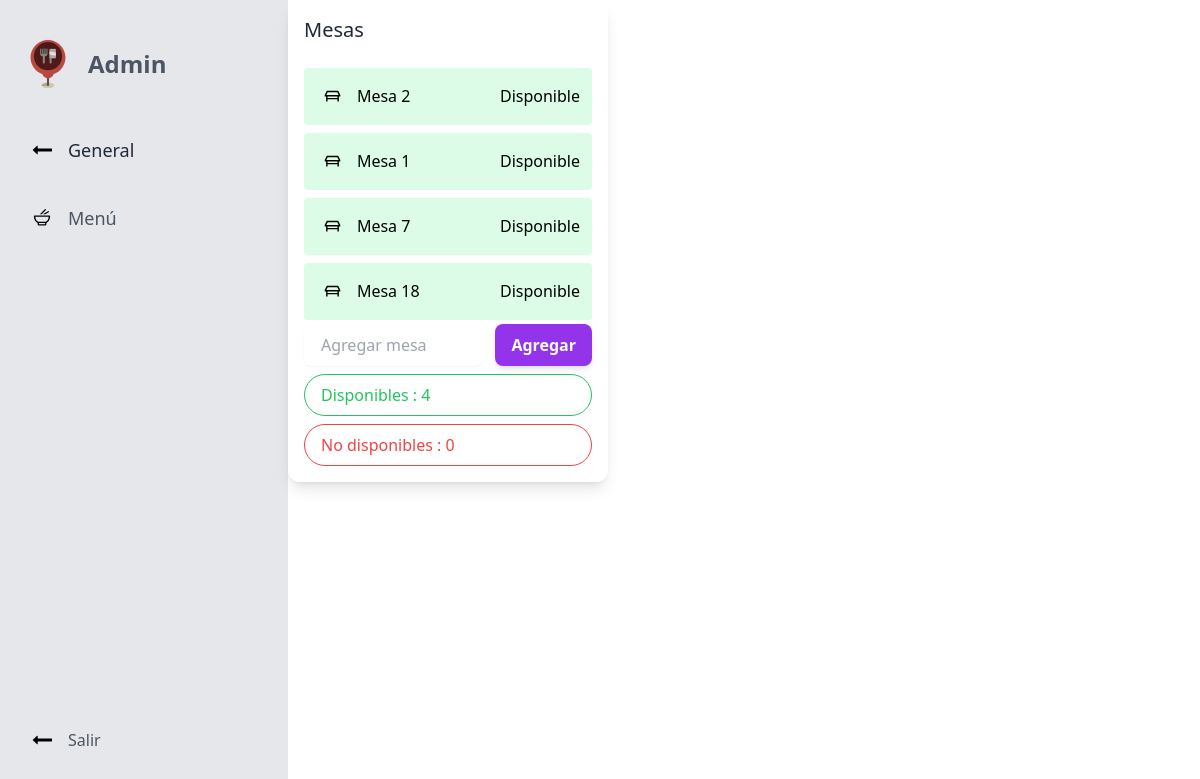
Page /src/admin/mesas.php (signed in) on the committed database.
### tables this page shows
CREATE TABLE `mesas` (
  `id` int NOT NULL,
  `mesa` varchar(255) NOT NULL,
  `disponible` varchar(100) NOT NULL DEFAULT 'true'
);

### src/admin/mesas.php (the view, shortened to what this page needs)
<?php
require_once '../config/db_conexion.php';
?>
<!DOCTYPE html>
<html lang="es">
<head>
    <link rel="stylesheet" href="../css/output.css">
</head>
<body>
    <div class="relative ">
        <div class="flex   sm:flex-row ">
            <div class="h-screen bg-gray-200  w-72">
                <div class="flex items-center justify-start mx-6 mt-10">
                    <img class="w-12" src="../assets/svg/restaurant-svgrepo-com.svg">
                    <span class="text-gray-600  ml-4 text-2xl font-bold">
                        Admin
                    </span>
                </div>
                <nav class="mt-10 px-6 ">
                    <a class="hover:text-gray-800 hover:bg-gray-100 flex items-center p-2 my-6 transition-colors  duration-200  text-gray-800  rounded-lg  " href="../php/dashboard.php">
                        <div>
                            <img src="../assets/svg/flecha-izquierda.svg">
                        </div>
                        <span class="mx-4 text-lg ">
                            General
                        </span>
                    </a>
                    <a class="hover:text-gray-800 hover:bg-gray-100 flex items-center p-2 my-6 transition-colors  duration-200  text-gray-600  rounded-lg " href="./menu.php">
                        <div>
                            <img src="../assets/svg/bowl-svgrepo-com.svg">
                        </div>
                        <span class="mx-4 text-lg ">
                            Menú
                        </span>
                    </a>
                </nav>
                <div class="absolute bottom-0 my-10">
                    <a class="text-gray-600  hover:text-gray-800  transition-colors duration-200 flex items-center py-2 px-8" href="../php/session/session_destroy.php">
                        <img src="../assets/svg/flecha-izquierda.svg">
                        <span class="mx-4 font-medium">
                            Salir
                        </span>
                    </a>
                </div>
            </div>
            <div>
                <div class="relative w-full  p-4 overflow-hidden bg-white shadow-lg rounded-xl md:w-80 ">
                    <div class="flex items-center justify-between w-full mb-6">
                        <p class="text-xl font-medium text-gray-800 ">
                            Mesas
                        </p>
                    </div>
                    <div class="overflow-y-auto h-64
                    ">
                        <?php
                        $sql = "SELECT * FROM `mesas`";
                        $response = mysqli_query($conexion, $sql);
                        if (mysqli_num_rows($response) > 0) {
                            $clases = "";
                            $mesasDisponibles = 0;
                            $mesasNoDisponibles = 0;
                            foreach ($response as $mesas) {
                                if ($mesas['disponible'] == 'true') {
                                    $clases = 'bg-green-100';
                                    $mesasDisponibles += 1;
                                } else {
                                    $clases = 'bg-red-100';
                                    $mesasNoDisponibles += 1;
                                }
                        ?>
                                <div class="flex items-center justify-between p-3 mb-2 <?php
                                                                                        echo $clases;
                                                                                        ?> rounded">
                                    <span class="p-2  rounded-lg">
                                        <img src="../assets/svg/table-svgrepo-com.svg">
                                    </span>
                                    <div class="flex items-center justify-between w-full ml-2">
                                        <p>
                                            <?php echo ucfirst(strtolower($mesas['mesa']));
                                            ?>
                                        </p>
                                        <p>
                                            <?php
                                            if ($mesas['disponible'] == 'true') {
                                                echo 'Disponible';
                                            } else {
                                                echo 'No disponible';
                                            }
                                            ?>
                                        </p>
                                    </div>
                                </div>
                        <?php
                            }
                        }
                        ?>
                    </div>
                    <div class="flex flex-col gap-2">
                        <form method="POST" class=" flex flex-col justify-center w-3/4 max-w-sm space-y-3 md:flex-row md:w-full md:space-x-3 md:space-y-0">
                            <div class=" relative ">
                                <input type="text" name="mesa" class=" rounded-lg border-transparent flex-1 appearance-none border border-gray-300 w-full py-2 px-4 bg-white text-gray-700 placeholder-gray-400 shadow-sm text-base focus:outline-none focus:ring-2 focus:ring-purple-600 focus:border-transparent" placeholder="Agregar mesa" />
                            </div>
                            <button class="btn-form-enviar flex-shrink-0 px-4 py-2 text-base font-semibold text-white bg-purple-600 rounded-lg shadow-md hover:bg-purple-700 focus:outline-none focus:ring-2 focus:ring-purple-500 focus:ring-offset-2 focus:ring-offset-purple-200" name="agregar-mesa" type="submit">
                                Agregar
                            </button>
                        </form>
                        <span class="px-4 py-2  text-base rounded-full text-green-500 border border-green-500  ">
                            Disponibles : <?php echo $mesasDisponibles; ?>
                        </span>
                        <span class="px-4 py-2  text-base rounded-full text-red-500 border border-red-500  ">
                            No disponibles : <?php echo $mesasNoDisponibles; ?>
                        </span>
                    </div>
                </div>
            </div>
        </div>
    </div>
</body>
</html>

### rows in the picture
mesas: mesa "Mesa 2", disponible "Disponible"
mesas: mesa "Mesa 1", disponible "Disponible"
mesas: mesa "Mesa 7", disponible "Disponible"
mesas: mesa "Mesa 18", disponible "Disponible"

### other values in the picture
$mesasDisponibles "4"
$mesasNoDisponibles "0"
